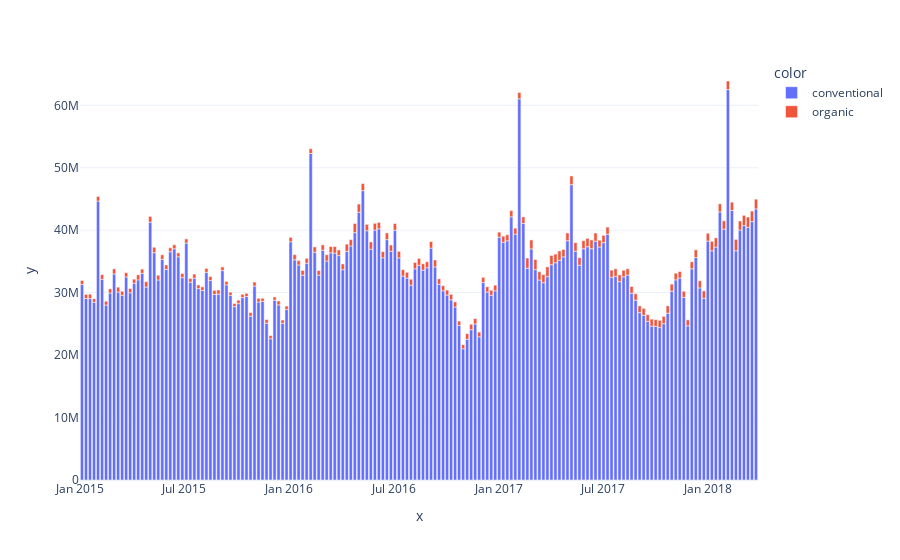

Here is the notebook cell this chart was saved with:
### Markdown cell above
### total_volume

### Code cell
_df = df.loc[df.region=='TotalUS',['date','total_volume','type']]

fig = px.bar(
        y=_df['total_volume'],
        x=_df['date'],
        color=_df.type
    )

fig.show()

### Figure 1 — Plotly figure (JSON) as saved in the notebook; plotly's stock layout.template omitted (floating-point values rounded to 4 significant figures; data arrays with more than 128 entries replaced by an {"elided": "..."} marker saying what was removed)
{"data": [{"alignmentgroup": "True", "hovertemplate": "color=conventional<br>x=%{x}<br>y=%{y}<extra></extra>", "legendgroup": "conventional", "marker": {"color": "#636efa", "pattern": {"shape": ""}}, "name": "conventional", "offsetgroup": "conventional", "orientation": "v", "showlegend": true, "textposition": "auto", "type": "bar", "x": {"elided": "169 str values"}, "xaxis": "x", "y": {"elided": "169 float values"}, "yaxis": "y"}, {"alignmentgroup": "True", "hovertemplate": "color=organic<br>x=%{x}<br>y=%{y}<extra></extra>", "legendgroup": "organic", "marker": {"color": "#EF553B", "pattern": {"shape": ""}}, "name": "organic", "offsetgroup": "organic", "orientation": "v", "showlegend": true, "textposition": "auto", "type": "bar", "x": {"elided": "169 str values"}, "xaxis": "x", "y": {"elided": "169 float values"}, "yaxis": "y"}], "layout": {"barmode": "relative", "legend": {"title": {"text": "color"}, "tracegroupgap": 0}, "margin": {"t": 60}, "xaxis": {"anchor": "y", "domain": [0, 1], "title": {"text": "x"}}, "yaxis": {"anchor": "x", "domain": [0, 1], "title": {"text": "y"}}}}
